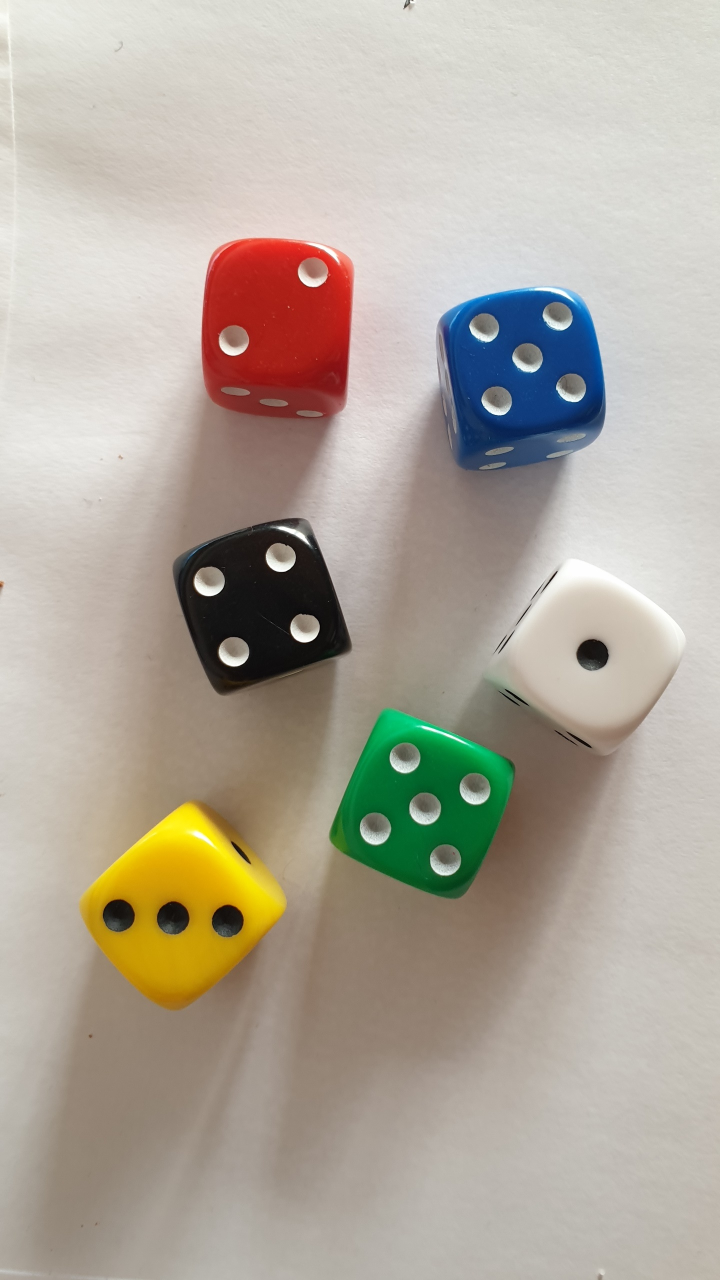
#> input picture pga_diceDetection/test.jpg, 1440 x 2560 px (shown at 1/2 size)
$ python main.py --image test.jpg --width 1.0   (older library calls are emulated)
#> lines starting #> are read from the running program, lines starting #| are printed output that depends on the picture; after the words box and inside, x2 and y2 are one past the last pixel; in counts of white or black regions, pixels touching at a corner belong together; long printed decimals are rounded
### pga_diceDetection/measuresize.py
# import the necessary packages
from scipy.spatial import distance as dist
from imutils import perspective
from imutils import contours
import numpy as np
import argparse
import imutils
import cv2
import math


def midpoint(ptA, ptB):
    return ((ptA[0] + ptB[0]) * 0.5, (ptA[1] + ptB[1]) * 0.5)


def detectNumberOnDice(image,pixelsperMetrics):
    nCircles = 0
    height, width,channel = image.shape
    #put the image in grayScale and blur it
    cv2.imwrite("C:/Users/rebor/PycharmProjects/PGA/imagecrop.jpg", image)
    gray = cv2.cvtColor(image, cv2.COLOR_BGR2GRAY)
    grayFilter = cv2.medianBlur(gray,5)

    # search the circle in the image, search circle with radius between 1 and 2mm
    circles = cv2.HoughCircles(grayFilter, cv2.HOUGH_GRADIENT, 1, 50,param1=50, param2=30, minRadius=int(pixelsperMetrics), maxRadius=int(2*pixelsperMetrics))
    circles = np.uint16(np.around(circles))

    #count the circles
    for i in circles[0, :]:
        nCircles +=1

    return nCircles

def foundDice(imagePath, width_object):
#> called with imagePath = 'test.jpg', width_object = 1
    image = cv2.imread(imagePath)
#> image is the input picture: shape (2560, 1440, 3); mean B, G, R 156.4, 168.7, 176.8

    background = 0

    # Converting the color space from BGR to HSV
    hsv = cv2.cvtColor(image, cv2.COLOR_BGR2HSV)
#> hsv: shape (2560, 1440, 3); mean H, S, V 23.6, 45.3, 181.5

    # Generating mask to detect color only
    lower_white = np.array([0, 0, 0])
    upper_white = np.array([255, 150, 255])
    mask1 = cv2.inRange(hsv, lower_white, upper_white)
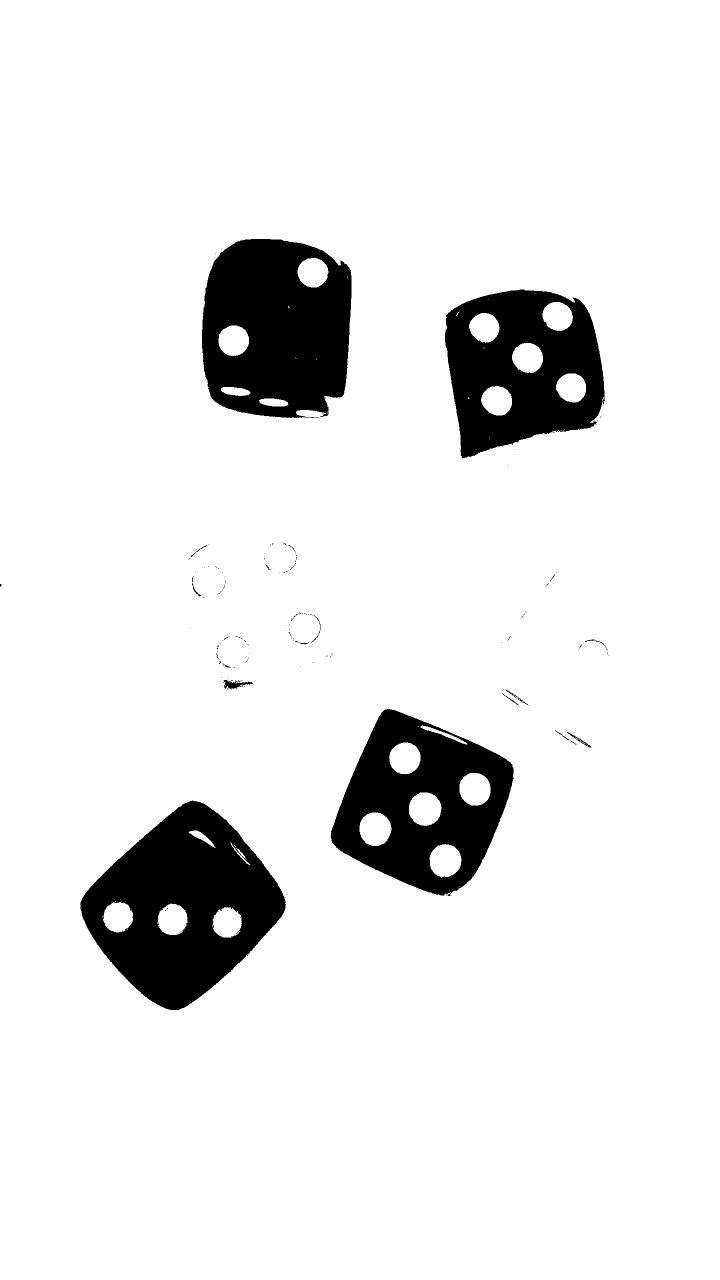
#> mask1: shape (2560, 1440) (shown at 1/2 size); 91.1% white; 180 black regions (160 under 20 px), largest, box (x1, y1, x2, y2) and area: (161, 1601, 572, 2020) 96844, (404, 478, 703, 836) 85684, (661, 1418, 1028, 1791) 74048

    # Refining the mask corresponding to the detected red color
    mask1 = cv2.morphologyEx(mask1, cv2.MORPH_OPEN, np.ones((3, 3), np.uint8), iterations=2)
#> mask1: shape (2560, 1440); 91.1% white; 118 black regions (97 under 20 px), largest, box (x1, y1, x2, y2) and area: (161, 1601, 572, 2020) 97331, (404, 478, 703, 836) 85827, (661, 1418, 1028, 1792) 74228
    mask1 = cv2.dilate(mask1, np.ones((3, 3), np.uint8), iterations=1)
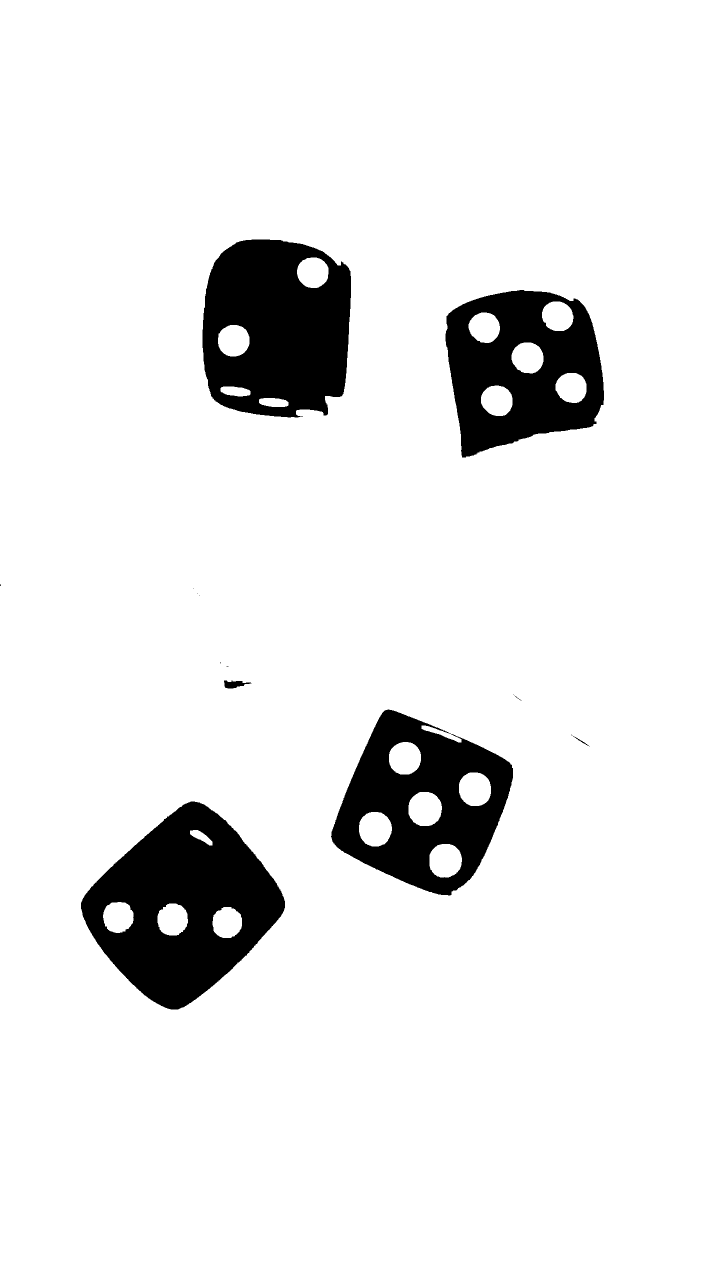
#> mask1: shape (2560, 1440) (shown at 1/2 size); 91.4% white; 16 black regions (10 under 20 px), largest, box (x1, y1, x2, y2) and area: (162, 1603, 570, 2019) 94797, (405, 479, 702, 835) 83575, (662, 1419, 1026, 1791) 71221, (891, 580, 1208, 915) 67666, (448, 1361, 503, 1377) 516, (1145, 1471, 1179, 1493) 65

    cv2.imwrite("C:/Users/rebor/PycharmProjects/PGA/mask1.jpg", mask1)

    height, width = mask1.shape
#> height = 2560; width = 1440

    #perform canny edge detection
    edged = cv2.Canny(mask1, 40, 100)
#> edged: shape (2560, 1440); 0.24% white in thin lines or dots, all inside (x1, y1, x2, y2) = (0, 478, 1208, 2019)
    edged = cv2.dilate(edged, None, iterations=1)
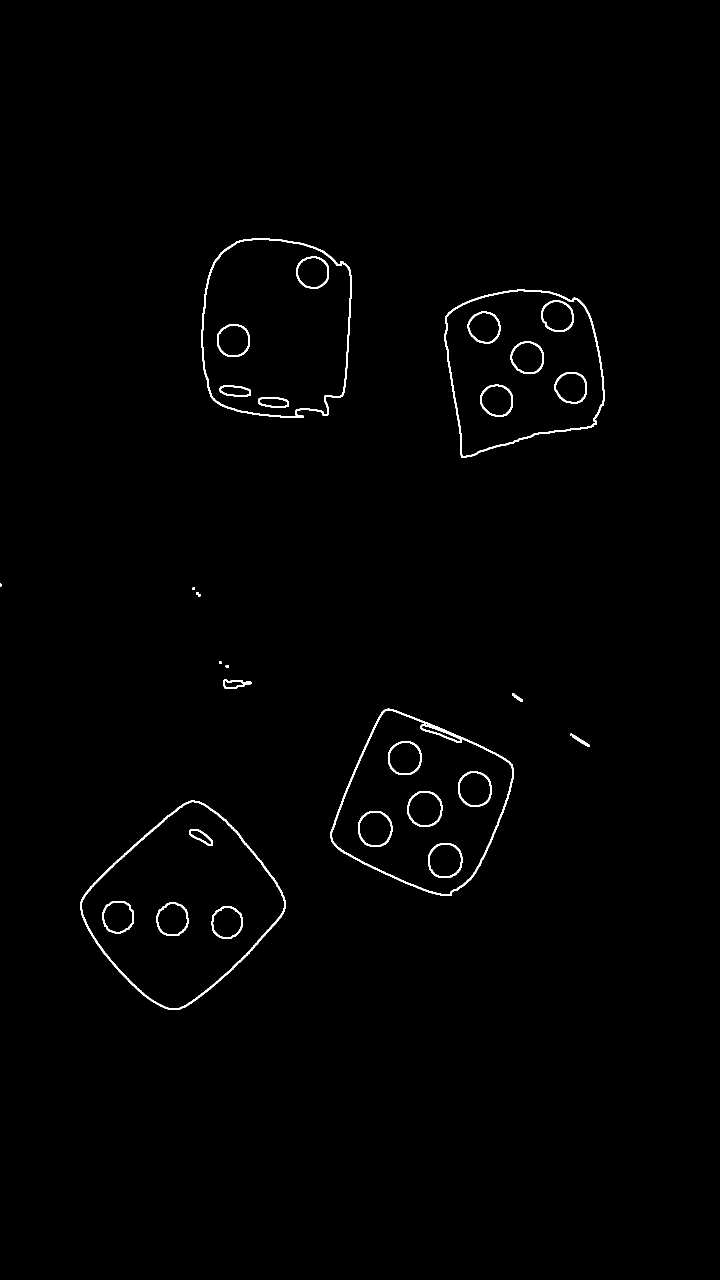
#> edged: shape (2560, 1440) (shown at 1/2 size); 0.81% white; 30 white regions (1 under 20 px), largest, box (x1, y1, x2, y2) and area: (160, 1601, 571, 2020) 4666, (661, 1417, 1027, 1792) 4585, (403, 477, 703, 836) 3980
    edged = cv2.erode(edged, None, iterations=1)

    cv2.imwrite("C:/Users/rebor/PycharmProjects/PGA/edged.jpg", edged)

    # find contours in the edge map
    cnts = cv2.findContours(edged.copy(), cv2.RETR_EXTERNAL,cv2.CHAIN_APPROX_SIMPLE)
#> cnts = 15 contours, 8 with area under 20; largest, box (x1, y1, x2, y2) and area: (161, 1602, 570, 2019) 104668, (404, 478, 702, 835) 91646, (662, 1418, 1026, 1791) 89783, (890, 579, 1208, 915) 82802, (447, 1360, 503, 1377) 516, (1145, 1470, 1178, 1493) 77, (1025, 1388, 1042, 1401) 33
    cnts = imutils.grab_contours(cnts)

    # sort the contours from left-to-right and initialize the
    (cnts, _) = contours.sort_contours(cnts)


    # 'pixels per metric' calibration variable
    pixelsPerMetric = None
    i = 0

    orig = image.copy()
    for c in cnts:

        #calculate the permiter and a approximation of the shape
        perimetre = cv2.arcLength(c, True)
        approx = cv2.approxPolyDP(c, 0.04 * perimetre, True)

        #if the area of the shape is too small or it's not a square/rectangle, just take the next shape
        if cv2.contourArea(c) < 100 or len(approx) !=4:
            continue

        # compute the rotated bounding box of the contour
        box = cv2.minAreaRect(c)
        box = cv2.cv.BoxPoints(box) if imutils.is_cv2() else cv2.boxPoints(box)
        box = np.array(box, dtype="int")

        # order the points in the contour such that they appear
        # in top-left, top-right, bottom-right, and bottom-left
        # order, then draw the outline of the rotated bounding
        # box
        box = perspective.order_points(box)
        cv2.drawContours(orig, [box.astype("int")], -1, (0, 255, 0), 2)

        # loop over the original points and draw them
        for (x, y) in box:
            cv2.circle(orig, (int(x), int(y)), 5, (0, 0, 255), -1)

        # unpack the ordered bounding box, then compute the midpoint
        # between the top-left and top-right coordinates, followed by
        # the midpoint between bottom-left and bottom-right coordinates
        (tl, tr, br, bl) = box
        (tltrX, tltrY) = midpoint(tl, tr)
        (blbrX, blbrY) = midpoint(bl, br)

        # compute the midpoint between the top-left and top-right points,
        # followed by the midpoint between the top-righ and bottom-right
        (tlblX, tlblY) = midpoint(tl, bl)
        (trbrX, trbrY) = midpoint(tr, br)

        # compute the Euclidean distance between the midpoints
        dA = dist.euclidean((tltrX, tltrY), (blbrX, blbrY))
        dB = dist.euclidean((tlblX, tlblY), (trbrX, trbrY))


        if dA < dB + 6 and dA > dB - 6  : #dice seen right above it

            # if the pixels per metric has not been initialized, then
            # compute it as the ratio of pixels to supplied metric
            # (in this case, inches)
            if pixelsPerMetric is None:
                pixelsPerMetric = dB / width_object
                height_m = height / (1000*pixelsPerMetric)
                width_m = width / (1000*pixelsPerMetric)
                print(str(height_m) + " " + str(width_m))

            #dimension of the object in meter with a 1 mm precision
            dimA_m = round(dA/(1000*pixelsPerMetric), 3)
            dimB_m = round(dB/(1000*pixelsPerMetric), 3)

            #middle of the dice
            midX = tltrX + (blbrX - tltrX) / 2
            midY = tltrY + (blbrY - tltrY) / 2

            #middle of the dice in meter
            midX_m = round(midX/(1000 * pixelsPerMetric), 3)
            midY_m = height_m - round(midY/(1000*pixelsPerMetric), 3)

            #distance to the center of the dice from the middle of the image
            deltaX_m = midX_m - width_m / 2
            deltaY_m = midY_m - height_m / 2

            #rotation of the dice
            alpha = math.asin((blbrX - tltrX) / dA);
            alpha_deg = round(math.degrees(alpha), 2)

            # calculate the vector to the center of the dice
            vectorAngle = -math.atan(midY / midX)
            vectorDistance = dist.euclidean((0, 0), (midX, midY))

            print("object number " + str(i) + " pos(x,y) : " + str(midX) + "," + str(midY) + " (w,h) : " + str(
                dA) + "," + str(dB) + " angle : " + str(alpha_deg) + "delta(x,y)" + str(deltaX_m) + "," + str(deltaY_m))
            print(str(width) + " : " + str(height))

            #rotate the entire image and keep the whole picture
            rotated = imutils.rotate_bound(image, alpha_deg)
            cv2.imwrite("C:/Users/rebor/PycharmProjects/PGA/img_rot.jpg", rotated)

            posX = 0
            posY = 0

            #calculcate the postion of the top left corner of the image after rotation
            if alpha_deg > 0 and alpha_deg < 180:
                posY = 0
                posX = math.sin(alpha) * height
            elif alpha_deg < 0 and alpha_deg > -180:
                posY = -math.sin(alpha) * width
                posX = 0

            #calulate the position of the dice center after rotation
            midX_rot = posX + vectorDistance * math.cos(vectorAngle - alpha)
            midY_rot = posY - vectorDistance * math.sin(vectorAngle - alpha)

            print(str(vectorDistance) + " : " + str(vectorAngle))
            print("new x,y " + str(midX_rot) + ":" + str(midY_rot) + "pos(X,Y) : " + str(posX) + " : " + str(posY))

            #crop the image to keep only the dice
            img_crop = rotated[int(midY_rot - dB / 2)+15:int(midY_rot + dB / 2)-15,
                       int(midX_rot - dA / 2)+15:int(midX_rot + dA / 2)-15]

            cv2.imwrite("C:/Users/rebor/PycharmProjects/PGA/img_crop.jpg", img_crop)
            cv2.imwrite("C:/Users/rebor/PycharmProjects/PGA/orig.jpg", orig)

            #return the dice
            return img_crop,pixelsPerMetric
#> this loop made 10 passes
#> (perimetre, approx, tl, tr, br, bl, tltrX, tltrY) on pass 10: (1213.4, [[772, 1419], [664, 1682], [901, 1790], [1023, 1529]], [766, 1407], [1047, 1528], [924, 1813], [643, 1692], 906.5, 1467.5)
#> (perimetre, approx) on passes 1, 3, 4, 5, 8: (7.41, [[0, 1168], [0, 1171], [1, 1171], [1, 1169]]), (8, [[386, 1176], [386, 1178], [388, 1178], [388, 1176]]), (8, [[393, 1185], [393, 1187], [395, 1187], [395, 1185]]), (8, [[397, 1189], [397, 1191], [399, 1191], [399, 1189]]), (134.8, [[447, 1362], [454, 1376], [502, 1365]])
#| 0.008368 0.004707
#| object number 0 pos(x,y) : 845.0,1610.0 (w,h) : 310.409,305.944 angle : -23.34delta(x,y)0.0006466,-0.0008162
#| 1440 : 2560
#| 1818.275 : -1.087
#| new x,y 1413.794:1713.9783391720944pos(X,Y) : 0 : 570.601
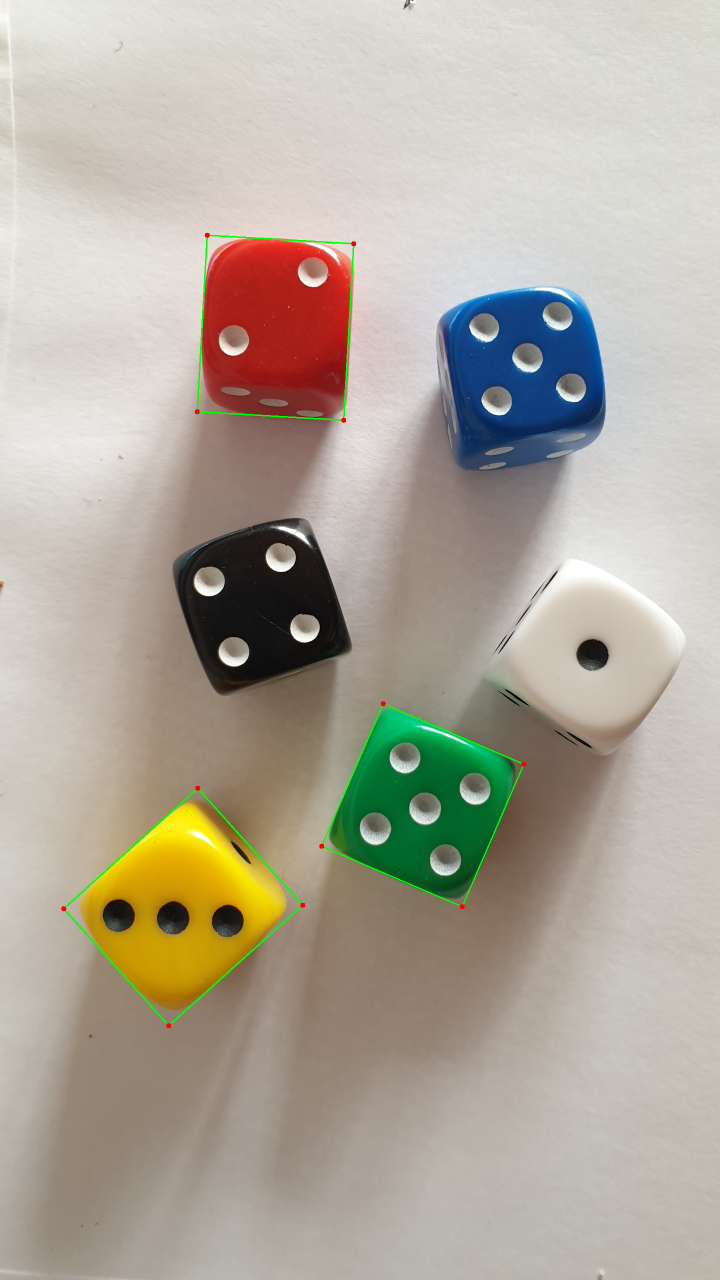
#> orig: shape (2560, 1440, 3) (shown at 1/2 size); 0.33% of pixels changed, all inside (x1, y1, x2, y2) = (122, 465, 1053, 2057)
#> after the loop, height_m = 0.00837; pixelsPerMetric = 305.9; width_m = 0.00471

    #dont find dice
    cv2.imwrite("C:/Users/rebor/PycharmProjects/PGA/orig.jpg", orig)
    return None, None

### pga_diceDetection/main.py
import measuresize
import cv2
import argparse
def run():
    ap = argparse.ArgumentParser()
    ap.add_argument("-i", "--image", required=True,
                    help="path to the input image")
    ap.add_argument("-w", "--width", type=float, required=True,
                    help="width of the left-most object in the image (in inches)")
    args = vars(ap.parse_args())

    image_crop,pixelsPerMetric = measuresize.foundDice(args["image"], args["width"])
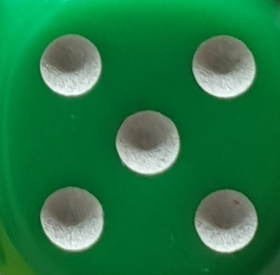
#> image_crop: shape (275, 280, 3); mean of channels 0, 1, 2 67.4, 120.5, 32; drawn as B, G, R
#> pixelsPerMetric = 305.9
    if image_crop is not None :
        diceNumber = measuresize.detectNumberOnDice(image_crop, pixelsPerMetric)
#> in detectNumberOnDice, `gray = cv2.cvtColor(image, cv2.COLOR_BGR2GRAY)`:
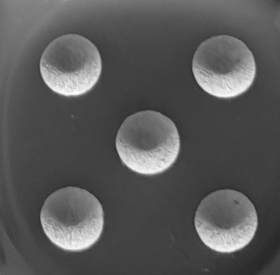
#> gray: shape (275, 280); min 39, max 252, mean 88
#> in detectNumberOnDice, `circles = cv2.HoughCircles(grayFilter, cv2.HOUGH_GRADIENT, 1, 50,param..`: circles = None
        print(str(diceNumber))
    else:
        print("no dice found")


if __name__=="__main__":
#> (the run stopped early here; a loop or call above may not have finished)
